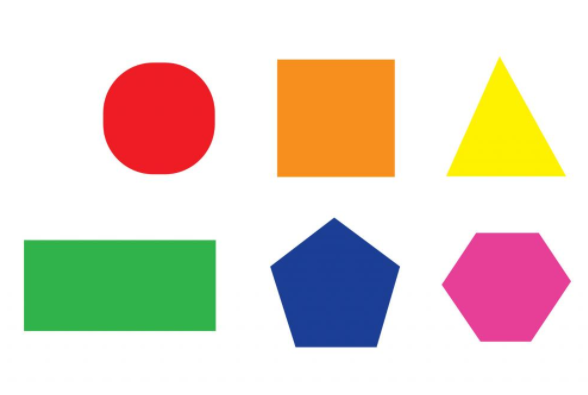
#> input picture python stuff/Python/qrpy-master/shape2.png, 588 x 395 px, found by its file name
$ python safdasf.py   (older library calls are emulated)
#> lines starting #> are read from the running program, lines starting #| are printed output that depends on the picture; after the words box and inside, x2 and y2 are one past the last pixel; in counts of white or black regions, pixels touching at a corner belong together
import cv2
import numpy as np
im = cv2.imread('/home/mohsencactus/Desktop/qrpy-master/shape2.png')
#> im is the input picture: shape (395, 588, 3); mean B, G, R 200.5, 214, 225.5

gray = cv2.cvtColor(im,cv2.COLOR_BGR2GRAY)
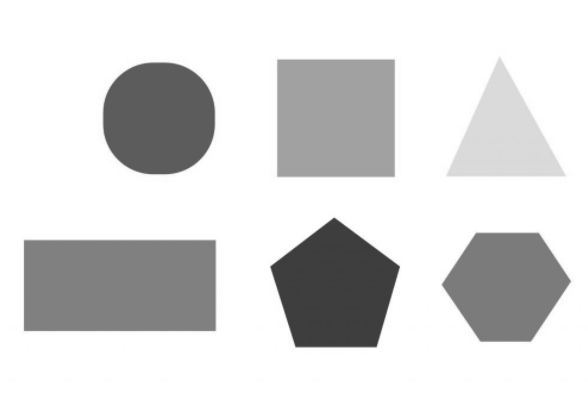
#> gray: shape (395, 588); min 57, max 255, mean 215.9
im2 ,contours,h = cv2.findContours(gray,cv2.RETR_TREE,cv2.CHAIN_APPROX_SIMPLE)
#> contours = [[[0, 0], [0, 394], [587, 394], [587, 0]]]; h = [[-1, -1, -1, -1]]

final = np.zeros(im.shape,np.uint8)
mask = np.zeros(gray.shape,np.uint8)

for i in range(0,len(contours)):
    mask[...]=0
    cv2.drawContours(mask,contours,i,255,-1)
    cv2.drawContours(final,contours,i,cv2.mean(im,mask),-1)
#> this loop made 1 pass
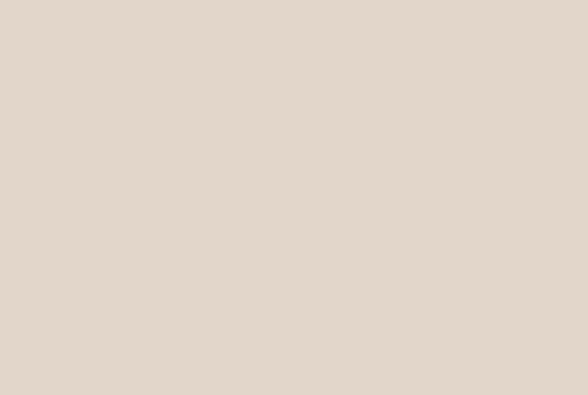
#> final: shape (395, 588, 3); mean B, G, R 201, 214, 225
#> mask: shape (395, 588); every value is 255

cv2.imshow('im',im)
cv2.imshow('final',final)
cv2.waitKey(0)

$ run again, with python stuff/Python/qrpy-master/shape3.png copied over python stuff/Python/qrpy-master/shape2.png
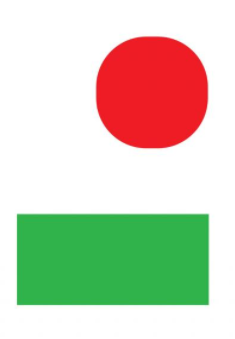
#> input picture python stuff/Python/qrpy-master/shape3.png, 235 x 339 px, found by its file name
#> im is the input picture: shape (339, 235, 3); mean B, G, R 187.2, 208.8, 207.3
#> `gray = cv2.cvtColor(im,cv2.COLOR_BGR2GRAY)`:
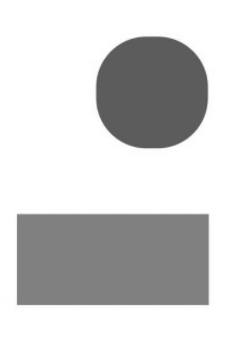
#> gray: shape (339, 235); min 87, max 255, mean 205.9
#> contours = [[[0, 0], [0, 338], [234, 338], [234, 0]]]; h = [[-1, -1, -1, -1]]
#> the loop `for i in range(0,len(contours)):` made 1 pass

$ run again, with python stuff/Python/qrpy-master/shape4.png copied over python stuff/Python/qrpy-master/shape2.png
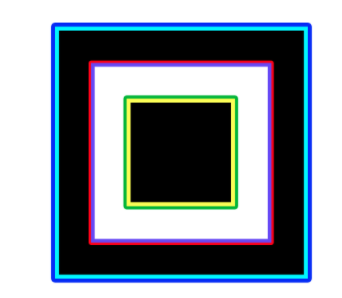
#> input picture python stuff/Python/qrpy-master/shape4.png, 342 x 298 px, found by its file name
#> im is the input picture: shape (298, 342, 3); mean B, G, R 155.7, 147, 138.5
#> contours = 4 contours; box (x1, y1, x2, y2) and area: (0, 0, 342, 298) 101277, (60, 30, 303, 274) 58804, (88, 59, 275, 246) 34592, (132, 103, 230, 202) 9504; h = [[-1, -1, 1, -1], [-1, -1, 2, 0], [-1, -1, 3, 1], [-1, -1, -1, 2]]
#> the loop `for i in range(0,len(contours)):` made 4 passes
#> after the loop `for i in range(0,len(contours)):`:
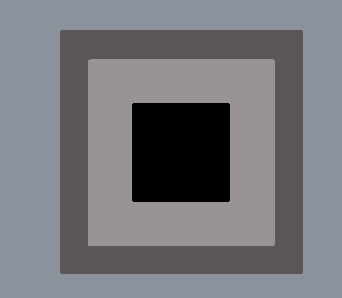
#> final: shape (298, 342, 3); mean B, G, R 122.9, 118.7, 117.6
#> after the loop `for i in range(0,len(contours)):`:
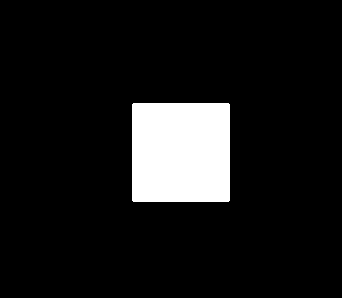
#> mask: shape (298, 342); 9.5% white; 1 white region, box (x1, y1, x2, y2) and area: (132, 103, 230, 202) 9698
